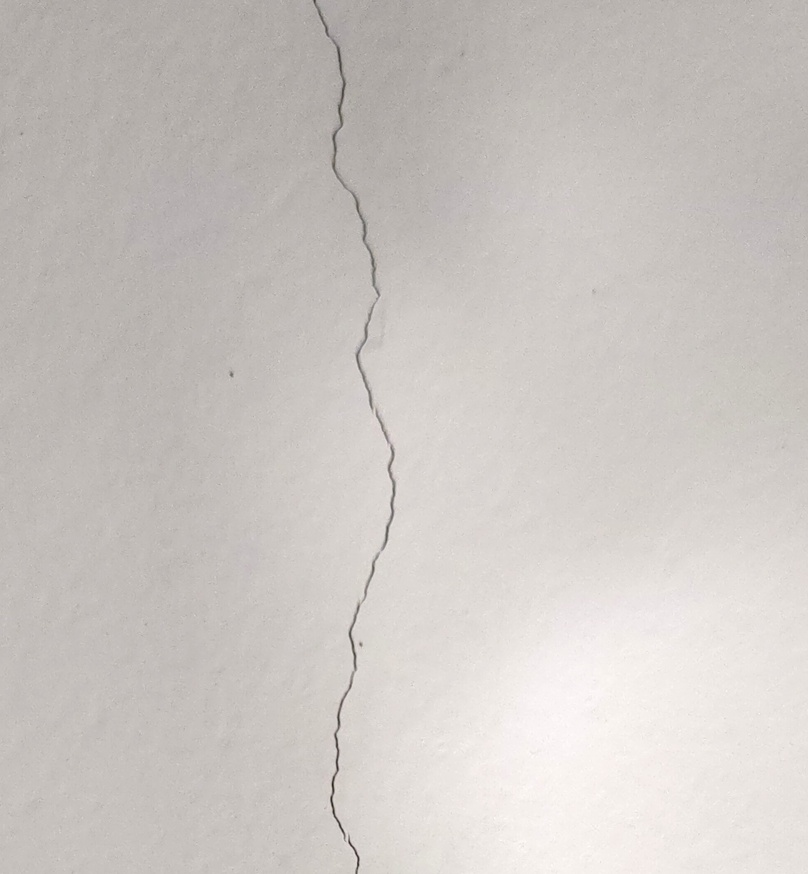
#> input picture crack.jpg, 808 x 874 px, shrunk from 1952 x 2111 before the run
$ python python_crack_det.py
#> lines starting #> are read from the running program, lines starting #| are printed output that depends on the picture; after the words box and inside, x2 and y2 are one past the last pixel; in counts of white or black regions, pixels touching at a corner belong together
import cv2
import numpy as np
import matplotlib.pyplot as plt
from skimage.color import rgb2gray
from skimage.filters import gaussian
from skimage.morphology import skeletonize, disk, opening, remove_small_objects
from skimage.measure import label
from scipy.ndimage import distance_transform_edt

# Utility function for displaying images using matplotlib
def show_image(img, title='', cmap_type='gray'):
    plt.figure(figsize=(6, 6))
    if len(img.shape) == 3:
        plt.imshow(cv2.cvtColor(img, cv2.COLOR_BGR2RGB))
    else:
        plt.imshow(img, cmap=cmap_type)
    plt.title(title)
    plt.axis('off')
    plt.show()

# Load Image
image_path = 'crack.jpg'
I = cv2.imread(image_path)
#> I is the input picture: shape (874, 808, 3); mean B, G, R 194.3, 198.1, 203.2
if I is None:
    raise FileNotFoundError("Image file not found! Check filename and path.")

# Display original image
show_image(I, 'Original Image', cmap_type=None)

# Convert to grayscale
grayImg = cv2.cvtColor(I, cv2.COLOR_BGR2GRAY)
show_image(grayImg, 'Grayscale Image')

# Enhance contrast
enhancedImg = cv2.normalize(grayImg, None, 0, 255, cv2.NORM_MINMAX)
show_image(enhancedImg, 'Contrast Enhanced Image')

# Apply Gaussian filter
filteredImg = cv2.GaussianBlur(enhancedImg, (5, 5), 1.5)
show_image(filteredImg, 'Gaussian Filtered Image')

# Adaptive thresholding
binaryImg = cv2.adaptiveThreshold(filteredImg, 255, cv2.ADAPTIVE_THRESH_GAUSSIAN_C,
                                  cv2.THRESH_BINARY_INV, 11, 2)
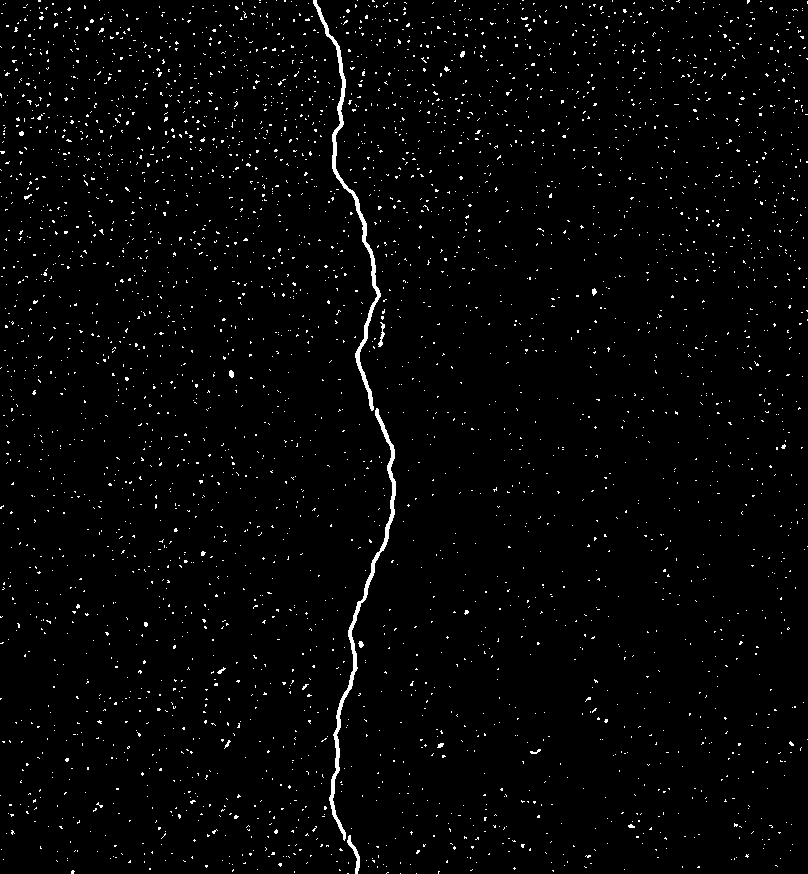
#> binaryImg: shape (874, 808); 2.1% white in thin lines or dots
show_image(binaryImg, 'Binary Image')

# Morphological cleaning
se = disk(2)
cleanImg = opening(binaryImg, se)
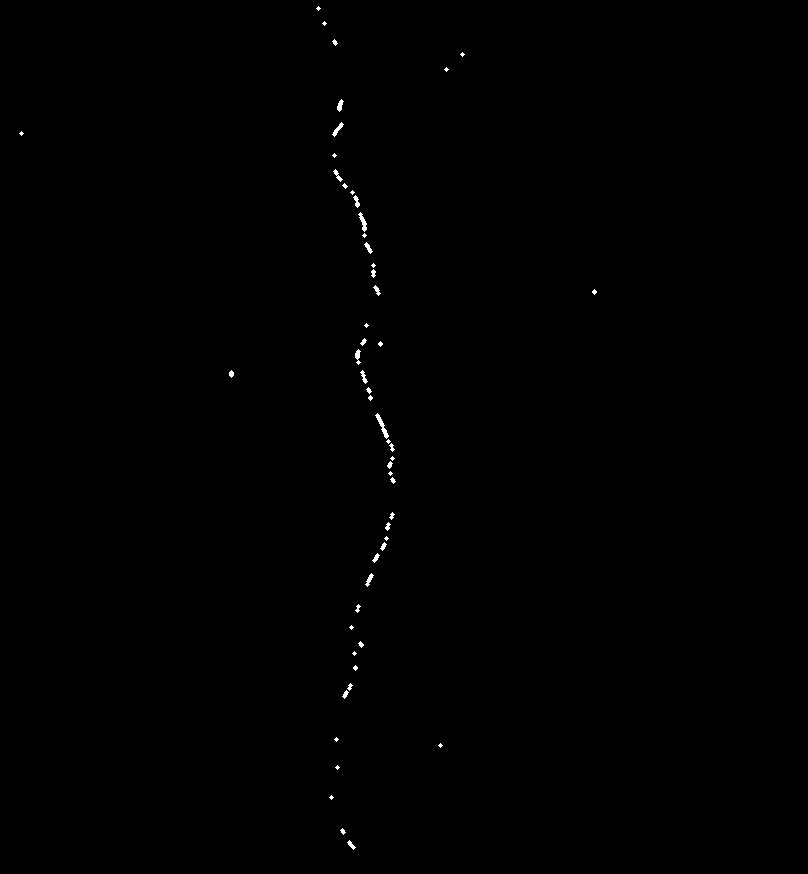
#> cleanImg: shape (874, 808); 0.21% white; 54 white regions (25 under 20 px), largest, box (x1, y1, x2, y2) and area: (375, 413, 389, 439) 104, (358, 212, 367, 232) 77, (332, 122, 344, 137) 60
cleanImg = remove_small_objects(cleanImg.astype(bool), 150)
#> cleanImg: shape (874, 808) bool; every value is 0
cleanImg = cleanImg.astype(np.uint8) * 255
show_image(cleanImg, 'Cleaned Crack Image')

# Highlight cracks in dark yellow on original image
highlightedImg = I.copy()
Y, X = np.where(cleanImg == 255)
#> Y = empty array; X = empty array
for k in range(len(Y)):
    highlightedImg[Y[k], X[k]] = [0, 180, 255]  # BGR for dark yellow
#> this loop made 0 passes
show_image(highlightedImg, 'Cracks Highlighted in Dark Yellow', cmap_type=None)

# Crack length measurement using skeleton
skeleton = skeletonize(cleanImg > 0)
length_mm = np.sum(skeleton) * 0.1  # Assuming 0.1 mm per pixel
#> length_mm = 0

# Compute crack width
distTrans = distance_transform_edt(cleanImg)
#> distTrans: shape (874, 808) float64; every value is 0
width_values = 2 * distTrans[skeleton]
#> width_values = empty array
avg_width_mm = np.mean(width_values[width_values > 0]) * 0.1  # in mm
#> avg_width_mm = nan

# Highlight skeleton (width measure points) in red
widthImg = highlightedImg.copy()
width_y, width_x = np.where(skeleton)
#> width_y = empty array; width_x = empty array
for i in range(len(width_y)):
    cv2.circle(widthImg, (width_x[i], width_y[i]), 1, (0, 0, 255), -1)  # red dots
show_image(widthImg, 'Crack Width Points Highlighted (Red)', cmap_type=None)

# Final result with length and average width overlaid
resultImg = widthImg.copy()
text = f"Crack Length: {length_mm:.2f} mm | Avg Width: {avg_width_mm:.2f} mm"
cv2.putText(resultImg, text, (50, 50), cv2.FONT_HERSHEY_SIMPLEX, 0.8, (0, 255, 255), 2, cv2.LINE_AA)
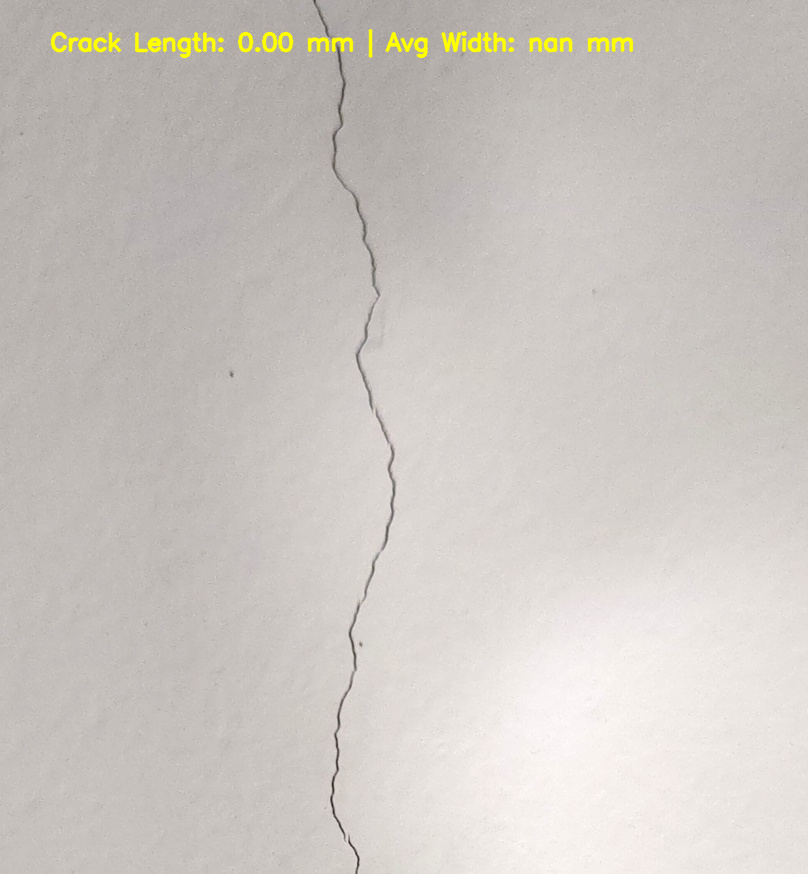
#> resultImg: shape (874, 808, 3); 0.88% of pixels changed, all inside (x1, y1, x2, y2) = (50, 28, 634, 59)
show_image(resultImg, 'Final Result', cmap_type=None)

# Print results to console
print("🧾 Crack Detection Results:")
print(text)
#| Crack Length: 0.00 mm | Avg Width: nan mm
